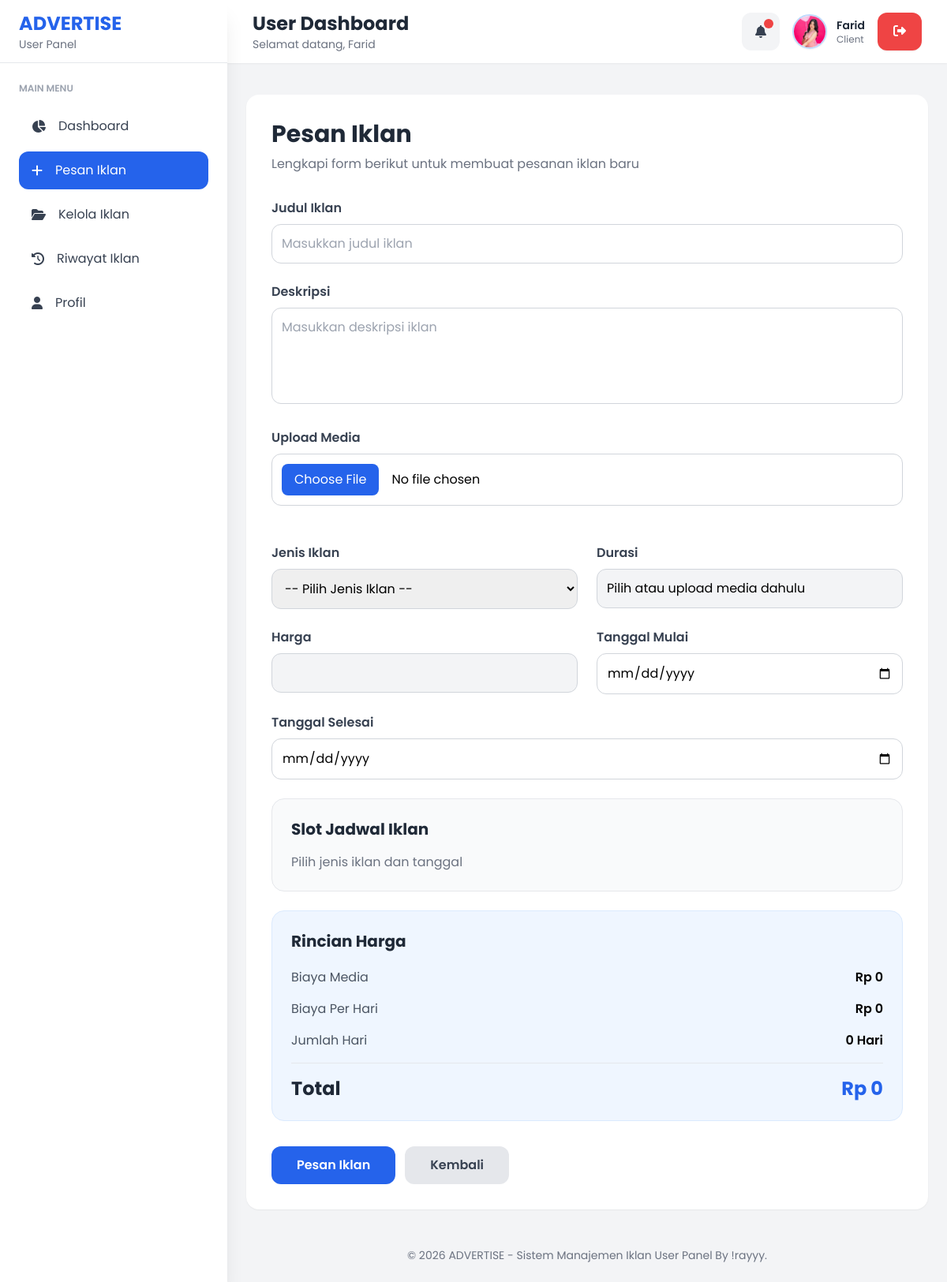
Screenshot of /sistem-manajemen-iklan/user/pesan_iklan/index.php (signed in) with the database file from the repository.
### tables this page shows
CREATE TABLE `users` (
  `id` int NOT NULL,
  `nama` varchar(100) NOT NULL,
  `email` varchar(100) NOT NULL,
  `password` varchar(255) NOT NULL,
  `role` enum('admin','user') DEFAULT 'user',
  `created_at` timestamp NULL DEFAULT CURRENT_TIMESTAMP,
  `foto` varchar(255) DEFAULT NULL,
  `no_telp` varchar(20) DEFAULT NULL,
  `alamat` text
);

### sistem-manajemen-iklan/user/pesan_iklan/index.php (the view, shortened to what this page needs)
<?php
include "../../config/koneksi.php";
?>
<!DOCTYPE html>
<html lang="id">
<head>
    <script src="https://cdn.tailwindcss.com"></script>
</head>
<body class="bg-gray-100 overflow-x-hidden">
<?php
@include "../layouts/header.php";
@include "../layouts/sidebar.php";
@include "../layouts/topbar.php";
?>
<div class="lg:ml-72 mt-24 p-4 sm:p-6">
    <div class="bg-white p-4 sm:p-6 lg:p-8 rounded-2xl shadow-sm">
        <div class="mb-8">
            <h2 class="text-2xl sm:text-3xl font-bold text-gray-800">Pesan Iklan</h2>
            <p class="text-gray-500 mt-2 text-sm sm:text-base">Lengkapi form berikut untuk membuat pesanan iklan baru</p>
        </div>
        <form method="POST" enctype="multipart/form-data" id="formPesanIklan" class="space-y-6">
            <div>
                <label class="block mb-2 font-semibold text-gray-700">Judul Iklan</label>
                <input type="text" name="judul" id="judul" class="w-full border border-gray-300 focus:border-blue-500 focus:ring-2 focus:ring-blue-100 p-3 rounded-xl outline-none transition" placeholder="Masukkan judul iklan" required>
            </div>
            <div>
                <label class="block mb-2 font-semibold text-gray-700">Deskripsi</label>
                <textarea name="deskripsi" rows="4" class="w-full border border-gray-300 focus:border-blue-500 focus:ring-2 focus:ring-blue-100 p-3 rounded-xl outline-none transition resize-none" placeholder="Masukkan deskripsi iklan" required></textarea>
            </div>
            <div>
                <label class="block mb-2 font-semibold text-gray-700">Upload Media</label>
                <input type="file" name="media" id="media" accept="image/*,video/*" class="w-full border border-gray-300 p-3 rounded-xl file:mr-4 file:py-2 file:px-4 file:rounded-lg file:border-0 file:bg-blue-600 file:text-white hover:file:bg-blue-700" required>
            </div>
            <div class="grid grid-cols-1 lg:grid-cols-2 gap-6">
                <div>
                    <label class="block mb-2 font-semibold text-gray-700">Jenis Iklan</label>
                    <select name="jenis_iklan_id" id="jenis_iklan" class="w-full border border-gray-300 focus:border-blue-500 focus:ring-2 focus:ring-blue-100 p-3 rounded-xl outline-none transition" required>
                        <option value="">-- Pilih Jenis Iklan --</option>
                    </select>
                </div>
                <div>
                    <label class="block mb-2 font-semibold text-gray-700">Durasi</label>
                    <input type="text" id="durasiView" class="w-full border border-gray-300 bg-gray-100 p-3 rounded-xl" value="Pilih atau upload media dahulu" readonly>
                </div>
                <div>
                    <label class="block mb-2 font-semibold text-gray-700">Harga</label>
                    <input type="text" id="hargaView" class="w-full border border-gray-300 bg-gray-100 p-3 rounded-xl" readonly>
                </div>
                <div>
    <label class="block mb-2 font-semibold text-gray-700">
        Tanggal Mulai
    </label>
    <input type="date"
           name="tanggal_mulai"
           id="tanggal_mulai"
           class="w-full border border-gray-300 focus:border-blue-500 focus:ring-2 focus:ring-blue-100 p-3 rounded-xl outline-none transition"
           required>
</div>
                <div class="lg:col-span-2">
    <label class="block mb-2 font-semibold text-gray-700">
        Tanggal Selesai
    </label>
    <input type="date"
           name="tanggal_selesai"
           id="tanggal_selesai"
           class="w-full border border-gray-300 focus:border-blue-500 focus:ring-2 focus:ring-blue-100 p-3 rounded-xl outline-none transition"
           required>
</div>
            </div>
            <div class="bg-gray-50 border border-gray-200 rounded-2xl p-4 sm:p-6">
                <h3 class="text-lg sm:text-xl font-bold mb-4 text-gray-800">Slot Jadwal Iklan</h3>
                <div id="slotContainer" class="space-y-3">
                    <div class="text-gray-500 text-sm sm:text-base">Pilih jenis iklan dan tanggal</div>
                </div>
            </div>
            <div class="bg-blue-50 border border-blue-100 rounded-2xl p-4 sm:p-6">
                <h3 class="text-lg sm:text-xl font-bold mb-5 text-gray-800">Rincian Harga</h3>
                <div class="space-y-4">
                    <div class="flex justify-between items-center gap-4">
                        <span class="text-gray-600 text-sm sm:text-base">Biaya Media</span>
                        <span id="hargaMedia" class="font-semibold text-sm sm:text-base">Rp 0</span>
                    </div>
                    <div class="flex justify-between items-center gap-4">
                        <span class="text-gray-600 text-sm sm:text-base">Biaya Per Hari</span>
                        <span id="hargaPerHari" class="font-semibold text-sm sm:text-base">Rp 0</span>
                    </div>
                    <div class="flex justify-between items-center gap-4">
                        <span class="text-gray-600 text-sm sm:text-base">Jumlah Hari</span>
                        <span id="jumlahHari" class="font-semibold text-sm sm:text-base">0 Hari</span>
                    </div>
                    <hr>
                    <div class="flex justify-between items-center gap-4">
                        <span class="text-xl sm:text-2xl font-bold text-gray-800">Total</span>
                        <span id="totalHarga" class="text-xl sm:text-2xl font-bold text-blue-600">Rp 0</span>
                    </div>
                </div>
            </div>
            <div class="flex flex-col sm:flex-row gap-3 pt-2">
                <button type="button" id="openOrderModal" class="w-full sm:w-auto bg-blue-600 hover:bg-blue-700 transition text-white px-8 py-3 rounded-xl font-semibold">Pesan Iklan</button>
                <a href="../dashboard/index.php" class="w-full sm:w-auto text-center bg-gray-200 hover:bg-gray-300 transition text-gray-700 px-8 py-3 rounded-xl font-semibold">Kembali</a>
            </div>
        </form>
    </div>
</div>
<?php @include "../layouts/footer.php"; ?>
</body>
</html>

### sistem-manajemen-iklan/user/layouts/topbar.php (shortened to what this page needs)
<?php
include "../../config/koneksi.php";
$user_id = $_SESSION['id'];
$queryUser = mysqli_query($conn,
    "SELECT foto, nama
     FROM users
     WHERE id='$user_id'"
);
$user = mysqli_fetch_assoc($queryUser);
$queryUnread = mysqli_query($conn,
    "SELECT COUNT(*) as total
     FROM notifications
     WHERE user_id='$user_id'
     AND is_read='0'"
);
$unread = mysqli_fetch_assoc($queryUnread);
$inisial = strtoupper(
    substr($user['nama'], 0, 1)
);
?>
<div class="fixed top-0 left-0 lg:left-72 right-0 h-20 bg-white shadow-sm z-30">
    <div class="h-full px-4 sm:px-6 lg:px-8 flex items-center justify-between gap-4">
        <div class="flex items-center gap-4 min-w-0">
            <div class="min-w-0">
                <h2 class="text-lg sm:text-2xl font-bold text-gray-800 truncate">
                    User Dashboard
                </h2>
                <p class="text-xs sm:text-sm text-gray-500 truncate">
                    Selamat datang,
                    <?= $_SESSION['nama']; ?>
                </p>
            </div>
        </div>
        <div class="flex items-center gap-2 sm:gap-4 flex-shrink-0">
            <div class="relative">
                <button id="notifButton"
                        class="relative w-11 h-11 sm:w-12 sm:h-12 rounded-xl bg-gray-100 hover:bg-gray-200 transition flex items-center justify-center">
                    <i class="fa-solid fa-bell text-gray-700"></i>
                    <?php if($unread['total'] > 0) : ?>
                        <span class="absolute top-2 right-2 w-3 h-3 bg-red-500 rounded-full animate-pulse"></span>
                    <?php endif; ?>
                </button>
            </div>
            <div class="hidden sm:flex items-center gap-3">
                <?php if(!empty($user['foto'])) : ?>
                    <img src="../../assets/uploads/profil/<?= $user['foto']; ?>"
                         class="w-11 h-11 rounded-full object-cover border-2 border-blue-200 shadow-sm">
                <?php else : ?>
                    <div class="w-11 h-11 rounded-full bg-gradient-to-r from-blue-500 to-indigo-600 flex items-center justify-center text-white font-bold shadow-sm">
                        <?= $inisial; ?>
                    </div>
                <?php endif; ?>
                <div class="hidden md:block">
                    <p class="font-semibold text-sm text-gray-800">
                        <?= $user['nama']; ?>
                    </p>
                    <p class="text-xs text-gray-500">
                        Client
                    </p>
                </div>
            </div>
            <button id="logoutButton"
                    class="bg-red-500 hover:bg-red-600 transition text-white px-4 sm:px-5 py-3 rounded-xl shadow-sm">
                <i class="fa-solid fa-right-from-bracket"></i>
            </button>
        </div>
    </div>
</div>

### sistem-manajemen-iklan/user/layouts/header.php (style rules this page uses)
* { font-family: 'Poppins', sans-serif; }
body { background: #f3f4f6; }

### rows the page displays
users: foto (picture), nama "Farid"

### other values shown
$_SESSION['nama'] "Farid"
